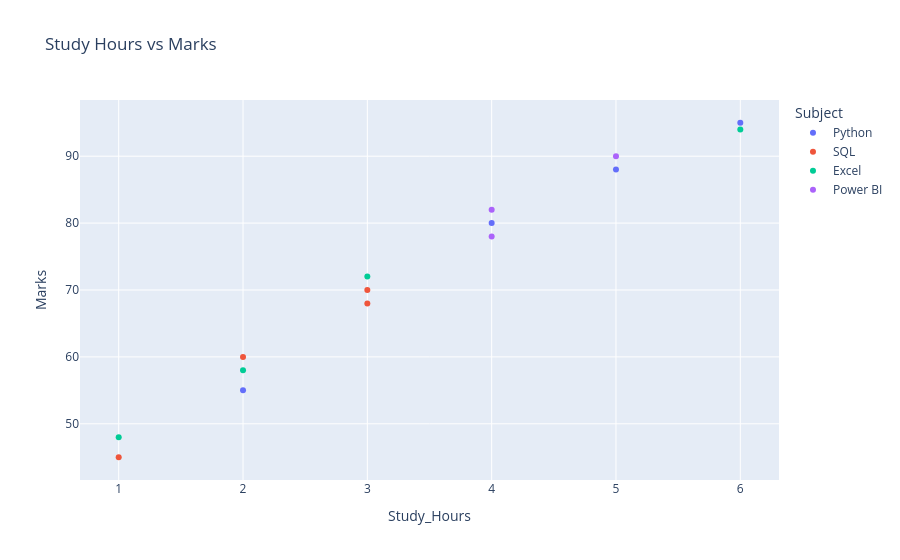

Notebook source saved alongside this figure:
### Code cell
# scatter plot
fig = px.scatter(df, x="Study_Hours", y="Marks",
                 color="Subject",
                 title="Study Hours vs Marks")
fig.show()

### Figure 1 — Plotly figure (JSON) as saved in the notebook; plotly's stock layout.template omitted (floating-point values rounded to 4 significant figures)
{"data": [{"hovertemplate": "Subject=Python<br>Study_Hours=%{x}<br>Marks=%{y}<extra></extra>", "legendgroup": "Python", "marker": {"color": "#636efa", "symbol": "circle"}, "mode": "markers", "name": "Python", "orientation": "v", "showlegend": true, "type": "scatter", "x": [2, 5, 6, 4], "xaxis": "x", "y": [55, 88, 95, 80], "yaxis": "y"}, {"hovertemplate": "Subject=SQL<br>Study_Hours=%{x}<br>Marks=%{y}<extra></extra>", "legendgroup": "SQL", "marker": {"color": "#EF553B", "symbol": "circle"}, "mode": "markers", "name": "SQL", "orientation": "v", "showlegend": true, "type": "scatter", "x": [3, 2, 1, 3], "xaxis": "x", "y": [68, 60, 45, 70], "yaxis": "y"}, {"hovertemplate": "Subject=Excel<br>Study_Hours=%{x}<br>Marks=%{y}<extra></extra>", "legendgroup": "Excel", "marker": {"color": "#00cc96", "symbol": "circle"}, "mode": "markers", "name": "Excel", "orientation": "v", "showlegend": true, "type": "scatter", "x": [1, 3, 2, 6], "xaxis": "x", "y": [48, 72, 58, 94], "yaxis": "y"}, {"hovertemplate": "Subject=Power BI<br>Study_Hours=%{x}<br>Marks=%{y}<extra></extra>", "legendgroup": "Power BI", "marker": {"color": "#ab63fa", "symbol": "circle"}, "mode": "markers", "name": "Power BI", "orientation": "v", "showlegend": true, "type": "scatter", "x": [4, 4, 5], "xaxis": "x", "y": [78, 82, 90], "yaxis": "y"}], "layout": {"legend": {"title": {"text": "Subject"}, "tracegroupgap": 0}, "title": {"text": "Study Hours vs Marks"}, "xaxis": {"anchor": "y", "domain": [0, 1], "title": {"text": "Study_Hours"}}, "yaxis": {"anchor": "x", "domain": [0, 1], "title": {"text": "Marks"}}}}
